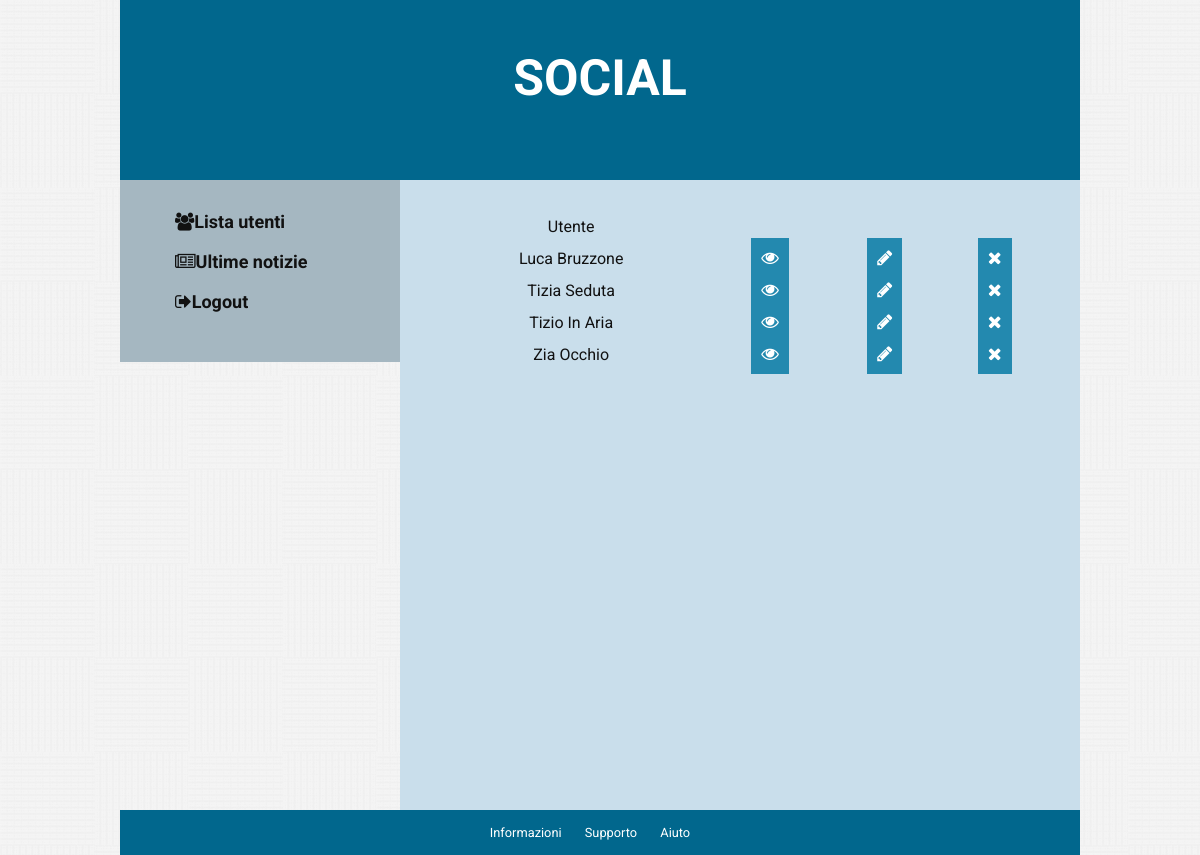
Screenshot of /admin.php?p=list (signed in) with the database file from the repository.
### tables this page shows
CREATE TABLE IF NOT EXISTS `utenti` (
`id` int(11) NOT NULL,
  `username` varchar(45) NOT NULL,
  `password` varchar(45) NOT NULL,
  `nome_cognome` varchar(45) NOT NULL,
  `immagine` varchar(150) DEFAULT NULL,
  `testo` mediumtext,
  `eta` int(11) DEFAULT NULL,
  `citta` varchar(50) DEFAULT NULL,
  `cittanatale` varchar(50) DEFAULT NULL,
  `hobbies` varchar(180) DEFAULT NULL,
  `studio` varchar(180) DEFAULT NULL,
  `email` varchar(45) NOT NULL
);

### admin.php (called while the page is built, shortened)
<?php
include_once __DIR__.'/include/amministratore.php';
$action = $_GET['p'];
switch($action){
  case 'list':
    $content = Amministratore::listUser();
    break;
}
include __DIR__.'/tema/default.php';

### include/dbConn.php (called while the page is built, shortened)
<?php
class Database{
  private $host = 'localhost';
  private $user = 'root';
  private $password = '';
  private static $singleton = null ;
  public function __construct(){
    $this->conn = mysql_connect($this->host, $this->user, $this->password)
      or die ('connessione non riuscita: ' . mysql_error() );
  }
  public static function getInstance(){
    if(Database::$singleton === null){
      Database::$singleton = new Database();
    }
    return Database::$singleton;
  }
}

### include/user.php (called while the page is built, shortened)
<?php
  include_once __DIR__.'/dbConn.php';
  class Utente {
    public static function ulist(){
      $q = mysql_query('SELECT id, nome_cognome, immagine, eta, citta FROM utenti;')
        or die(mysql_error());
      $content = array();
      while($row = mysql_fetch_object($q)) {
        $content[] = $row;
      }
      return $content;
    }
  }

### include/amministratore.php (the view, shortened to what this page needs)
<?php
include_once __DIR__.'/user.php';
class Amministratore {
  public static function listUser(){
    $content = '
    <table>
      <tr>
        <td>Utente</td>
        <td></td>
        <td></td>
        <td></td>
    </tr>';
    $utenti = Utente::ulist();
    foreach ($utenti as $utente ) {
      $content .= "
      <tr>
        <td>$utente->nome_cognome</td>
        <td><a href='./?a=amici&amp;id=$utente->id' class='button' target='_blank'><i class='fa fa-eye'></i></a></td>
        <td><a href='?p=modifica&amp;id=$utente->id' class='button'><i class='fa fa-pencil'></i></a></td>
        <td><a href='javascript:Admin.elimina($utente->id)' class='button'><i class='fa fa-times'></i></a></td>
      </tr>
      ";
    }
    $content .= '</table>';
    return $content;
  }
}

### asset/stile.css (style rules this page uses)
body { font-family: 'Roboto', 'Gill', 'Helvetica', sans-serif; margin:0; padding:0; background: url("./img/pw_pattern.png"); text-align: justify; color: #111; }
table { padding: 15px; width: 100%; }
table td { padding: 5px; text-align: center; }
.button { text-decoration: none; background-color: #EEEEEE; color: #333333; padding: 10px; position: relative; vertical-align: top; height: 100%; width:70%; font-size: 1.1em; color: white; text-align: center; background: #2389AF; border:0; }

### rows the page displays
utenti: nome_cognome "Luca Bruzzone"
utenti: nome_cognome "Tizia Seduta"
utenti: nome_cognome "Tizio In Aria"
utenti: nome_cognome "Zia Occhio"
